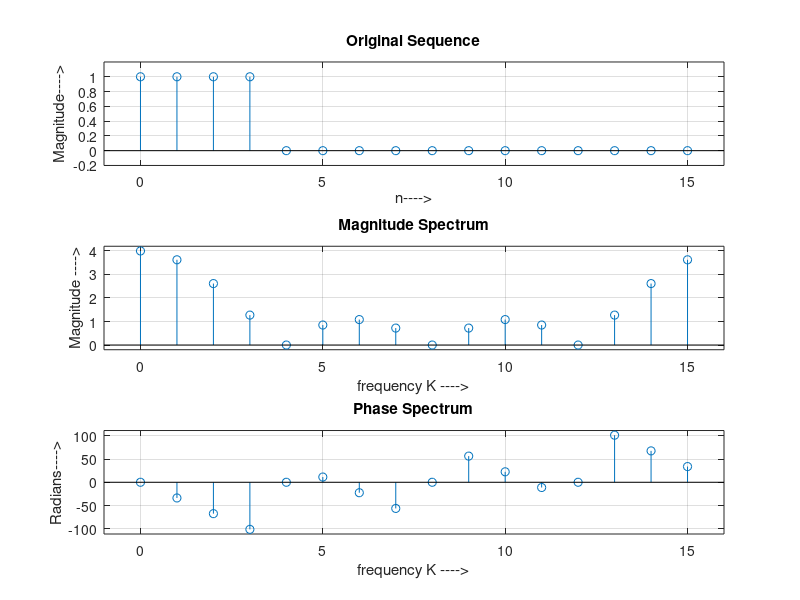

This figure's MATLAB source:
clear all; close all; clc;
x = [1,1,1,1,zeros(1,12)];
N = 16;
n = 0:N-1;              
X = fft(x,N);
k = 0:N-1;               
magX = abs(X); phaX = angle(X)*180/pi;
subplot(3,1,1); stem(n,x); grid
xlabel('n---->'); ylabel('Magnitude---->');
title('Original Sequence'); 
axis([-1 N -0.2 1.2]);
subplot(3,1,2); stem(k,magX); grid
xlabel('frequency K ---->'); ylabel('Magnitude ---->') ;
title('Magnitude Spectrum'); 
axis([-1 N -0.2 4.2]);
subplot(3,1,3); stem(k,phaX); grid
xlabel('frequency K ---->');  ylabel('Radians---->');
title('Phase Spectrum');
axis([-1 N  min(phaX)-10 max(phaX)+10]);